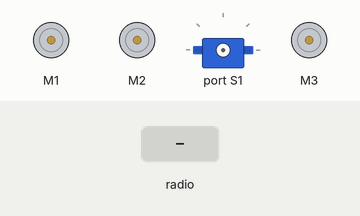
Simulated run of this program. Board: BBC micro:bit (MakeCode). On the bench: 3 × DC motor (green arrow = forward, orange = backward, longer = faster), servo. The test bench sets the inputs (shaded band).

Above: at 1.4 s.
1.5 s: radio message "s1=50" arrives
3.0 s: radio message "s1=30" arrives
At 3.4 s:
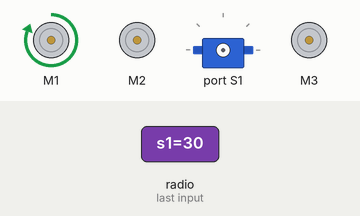
5.5 s: radio message "s2=50" arrives
7.0 s: radio message "s1=1" arrives
At 8.4 s:
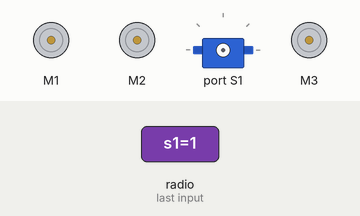
9.5 s: radio message "s2=30" arrives
At 10.3 s:
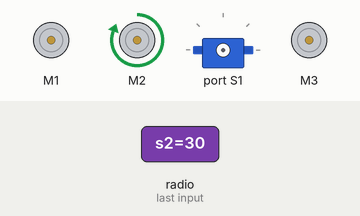
12.0 s: radio message "ti=50" arrives
At 12.6 s:
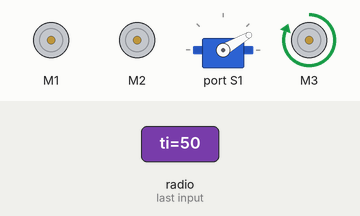
Timing chart, 0 to 14.5 s (numbered marks = the images above; inputs shaded):
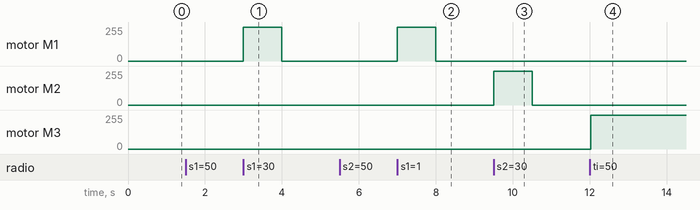

Measured:
- after the input at 3.0 s, motor M1: stopped → forward 255/255 at once, → stopped 1.0 s later
- after the input at 7.0 s, motor M1: stopped → forward 255/255 at once, → stopped 1.0 s later
- after the input at 9.5 s, motor M2: stopped → forward 255/255 at once, → stopped 1.0 s later
- after the input at 12.0 s, motor M3: stopped → forward 255/255 at once

The program:

main.ts
```typescript
radio.onReceivedValue(function (name, value) {
    if (name == "s1") {
        if (value < 50) {
            Kitronik_Robotics_Board.motorOn(Kitronik_Robotics_Board.Motors.Motor1, Kitronik_Robotics_Board.MotorDirection.Forward, 100)
            basic.pause(1000)
            Kitronik_Robotics_Board.motorOff(Kitronik_Robotics_Board.Motors.Motor1)
        } else {
            Kitronik_Robotics_Board.motorOff(Kitronik_Robotics_Board.Motors.Motor1)
        }
    }
    if (name == "s2") {
        if (value < 50) {
            Kitronik_Robotics_Board.motorOn(Kitronik_Robotics_Board.Motors.Motor2, Kitronik_Robotics_Board.MotorDirection.Forward, 100)
            basic.pause(1000)
            Kitronik_Robotics_Board.motorOff(Kitronik_Robotics_Board.Motors.Motor2)
        } else {
            Kitronik_Robotics_Board.motorOff(Kitronik_Robotics_Board.Motors.Motor2)
        }
    }
    if (name == "ti") {
        if (value > 30) {
            Kitronik_Robotics_Board.servoWrite(Kitronik_Robotics_Board.Servos.Servo1, 30)
            // fan
            Kitronik_Robotics_Board.motorOn(Kitronik_Robotics_Board.Motors.Motor3, Kitronik_Robotics_Board.MotorDirection.Forward, 100)
        } else {
            Kitronik_Robotics_Board.servoWrite(Kitronik_Robotics_Board.Servos.Servo1, 0)
            Kitronik_Robotics_Board.motorOn(Kitronik_Robotics_Board.Motors.Motor3, Kitronik_Robotics_Board.MotorDirection.Forward, 0)
        }
    }
    if (name == "h") {
        if (value > 30) {
            Kitronik_Robotics_Board.servoWrite(Kitronik_Robotics_Board.Servos.Servo1, 30)
            // fan
            Kitronik_Robotics_Board.motorOn(Kitronik_Robotics_Board.Motors.Motor3, Kitronik_Robotics_Board.MotorDirection.Forward, 100)
        } else {
            Kitronik_Robotics_Board.servoWrite(Kitronik_Robotics_Board.Servos.Servo1, 0)
            Kitronik_Robotics_Board.motorOn(Kitronik_Robotics_Board.Motors.Motor3, Kitronik_Robotics_Board.MotorDirection.Forward, 0)
        }
    }
})
basic.pause(200)
radio.setGroup(1)
```

test.ts
```typescript
// les tests vont ici ; cela ne sera pas compilé si ce paquet est utilisé en tant qu'extension.
```
